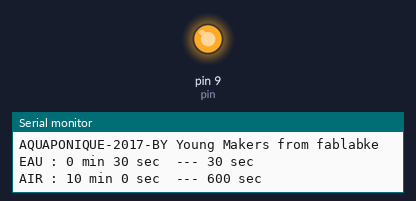
Recording of a sketch running on a simulated Arduino Uno, built with avr-gcc and run on an emulated ATmega328P. Parts: output pins drawn as LEDs (lit = HIGH), the last lines printed to the serial monitor.

Above: at 0.1 s.
At 31.2 s:
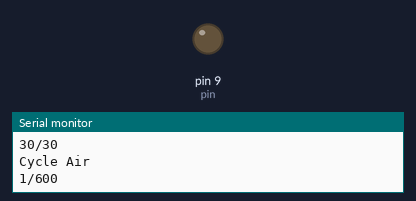
Timing chart, 0 to 32.7 s (numbered marks = the images above):
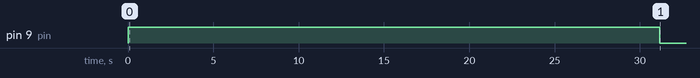

Measured:
- by itself, pin 9 (pin): HIGH → LOW at 31.2 s

The sketch:

aquamatique_MCCS_V0.3_timer.ino
```cpp
//réglages

/* tpsON_min = duree en minute de l'alimentation en eau
 *  tpsON_sec = duree en seconte de l'alimentation en eau
 *
 *  tpsOFF_min = duree en mionute de la NON alimentation en eau
 *  tpsOFF_sec = duree en seconte de la NON alimentation en eau
 */

// choisir ici si MCCS ou maison
//int tpsON_min = 3, tpsON_sec = 24, tpsOFF_min = 20, tpsOFF_sec = 0; // aquaponie @MCCS
int tpsON_min = 0, tpsON_sec = 30, tpsOFF_min = 10, tpsOFF_sec = 0; //@home


// NE RIEN CHANGER ICI

//interface
int pin = 9;


//code
int  tpsON = 0;
int tpsOFF = 0;
int nbrCYCLE = 0 ;
boolean air, eau;

void setup() {
  // put your setup code here, to run once:
  pinMode(pin, OUTPUT);
  digitalWrite(pin, HIGH);// OFF

  tpsON = (( tpsON_min * 60) + tpsON_sec);
  tpsOFF = (tpsOFF_min * 60) + tpsOFF_sec;

//Serial
  Serial.begin(9600);
  Serial.println ("AQUAPONIQUE-2017-BY Young Makers from fablabke");
  Serial.print ("EAU : ");
  Serial.print  (tpsON_min);
  Serial.print  (" min ");
  Serial.print  (tpsON_sec);
  Serial.print  (" sec ");
  Serial.print (" --- ");
  Serial.print (tpsON);
  Serial.println  (" sec ");
  Serial.print ("AIR : ");
  Serial.print  (tpsOFF_min);
  Serial.print  (" min ");
  Serial.print  (tpsOFF_sec);
  Serial.print  (" sec ");
  Serial.print (" --- ");
  Serial.print (tpsOFF);
  Serial.println  (" sec ");
  Serial.print  (" min ");
  Serial.println ("setup: ok");
}

void loop() {
  Eau();
  Air();
}
void Eau() {
  eau = true;
  air = false;
  delay(100);
  nbrCYCLE++;
  Serial.println ("Cycle Eau");
  for (int i = 0; i < tpsON; i + 0) {
      delay(1000);
      digitalWrite(pin, HIGH);
      i++;    Serial.print (i);
      Serial.print ("/");
      Serial.println (tpsON);
  }
}
void Air() {
  eau = false;
  air = true;
  Serial.println ("Cycle Air");
  for (int i = 0; i < tpsOFF; i + 0) {


      delay(1000);
      digitalWrite(pin, LOW);
      i++;    Serial.print (i);
      Serial.print ("/");
      Serial.println (tpsOFF);

  }
}
```
